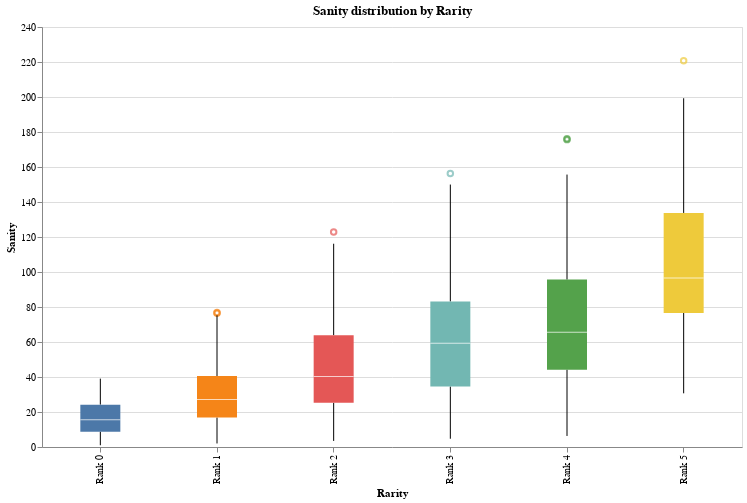

This figure's notebook cell:
### Markdown cell above
# **Boxplot: Sanity by Rarity**

### Code cell
box = (
    alt.Chart(df, title="Sanity distribution by Rarity")
    .mark_boxplot(size=40, extent=1.5)
    .encode(
        x=alt.X("Rarity:N", title="Rarity"),
        y=alt.Y("Sanity:Q", title="Sanity"),
        color=alt.Color("Rarity:N", legend=None),
        tooltip=["min(Sanity)", "median(Sanity)", "max(Sanity)"]
    )
    .properties(width=700, height=420)
)

box.display()

### Figure 1 — Vega-Lite specification as saved in the notebook (floating-point values rounded to 4 significant figures; data arrays with more than 128 entries replaced by an {"elided": "..."} marker saying what was removed)
{"config": {"view": {"continuousWidth": 300, "continuousHeight": 300}}, "data": {"name": "data-a16f2c463cfd14c81cb4f8fd9651a1f5"}, "mark": {"type": "boxplot", "extent": 1.5, "size": 40}, "encoding": {"color": {"field": "Rarity", "legend": null, "type": "nominal"}, "tooltip": [{"aggregate": "min", "field": "Sanity", "type": "quantitative"}, {"aggregate": "median", "field": "Sanity", "type": "quantitative"}, {"aggregate": "max", "field": "Sanity", "type": "quantitative"}], "x": {"field": "Rarity", "title": "Rarity", "type": "nominal"}, "y": {"field": "Sanity", "title": "Sanity", "type": "quantitative"}}, "height": 420, "title": "Sanity distribution by Rarity", "width": 700, "$schema": "https://vega.github.io/schema/vega-lite/v5.20.1.json", "datasets": {"data-a16f2c463cfd14c81cb4f8fd9651a1f5": {"elided": "1000 records"}}}
